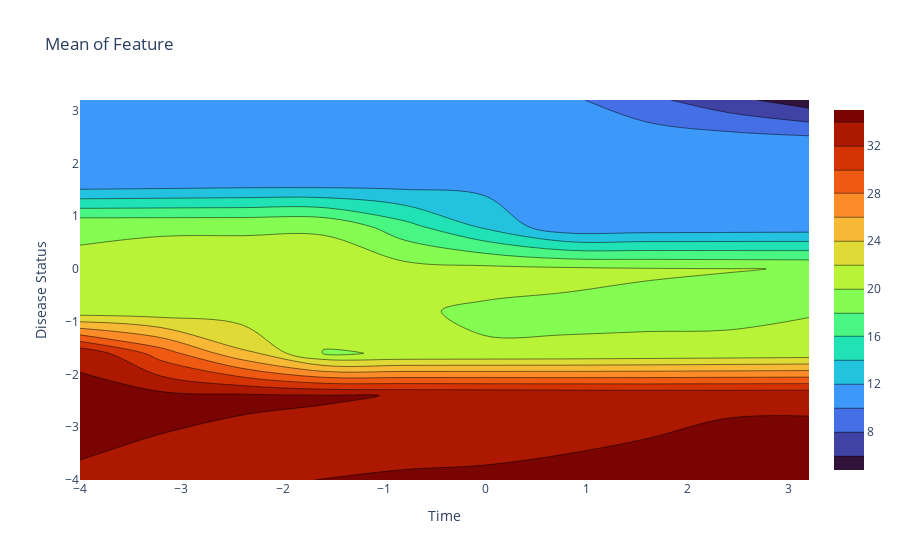

Notebook cell for this chart:
### Code cell
# Can we show these together?
import plotly.graph_objects as go

fig = go.Figure(data =
    go.Contour(
        z = np.array([np.mean(pred_samples['f_pred'][:,i:(i+3)], axis=1) 
                      for i in range(100)]).mean(axis=1).reshape(10,10),
        #pred_samples['f_pred'].mean(axis=0).reshape(10,10),
        x = np.unique(x1),
        y = np.unique(x2),
        colorscale = 'Turbo'#'Aggrnyl'
    ),
               layout = go.Layout(
               title = 'Mean of Feature',
               yaxis_title = 'Disease Status',
               xaxis_title = 'Time'))
fig.show()

### Figure 1 — Plotly figure (JSON) as saved in the notebook; plotly's stock layout.template omitted (floating-point values rounded to 4 significant figures)
{"data": [{"colorscale": [[0, "#30123b"], [0.07143, "#4145ab"], [0.1429, "#4675ed"], [0.2143, "#39a2fc"], [0.2857, "#1bcfd4"], [0.3571, "#24eca6"], [0.4286, "#61fc6c"], [0.5, "#a4fc3b"], [0.5714, "#d1e834"], [0.6429, "#f3c63a"], [0.7143, "#fe9b2d"], [0.7857, "#f36315"], [0.8571, "#d93806"], [0.9286, "#b11901"], [1, "#7a0402"]], "type": "contour", "x": [-4, -3.2, -2.4, -1.6, -0.8, 0, 0.8, 1.6, 2.4, 3.2, 4], "y": [-4, -3.2, -2.4, -1.6, -0.8, 0, 0.8, 1.6, 2.4, 3.2, 4], "z": [[33.76, 33.84, 33.93, 34.01, 34.18, 34.35, 34.53, 34.55, 34.57, 34.59], [34.27, 33.95, 33.63, 33.54, 33.44, 33.35, 33.67, 33.99, 34.31, 34.38], [34.44, 34.51, 34.32, 34.13, 33.94, 33.85, 33.75, 33.65, 33.65, 33.64], [33.64, 29.08, 24.52, 19.96, 20.04, 20.12, 20.21, 20.38, 20.55, 20.73], [20.75, 20.77, 20.79, 20.47, 20.15, 19.83, 19.74, 19.64, 19.55, 19.87], [20.19, 20.51, 20.57, 20.64, 20.71, 20.52, 20.33, 20.14, 20.05, 19.95], [19.85, 19.85, 19.84, 19.84, 16.75, 13.65, 10.56, 10.64, 10.73, 10.81], [10.98, 11.16, 11.33, 11.35, 11.37, 11.39, 11.07, 10.75, 10.43, 10.34], [10.24, 10.15, 10.47, 10.79, 11.11, 11.18, 11.24, 11.31, 11.12, 10.93], [10.74, 10.65, 10.55, 10.45, 10.45, 10.44, 10.44, 8.559, 6.678, 4.796]]}], "layout": {"title": {"text": "Mean of Feature"}, "xaxis": {"title": {"text": "Time"}}, "yaxis": {"title": {"text": "Disease Status"}}}}
